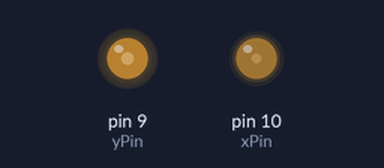
A sketch run on a simulated Arduino Uno, built with avr-gcc and run on an emulated ATmega328P. Shown: output pins drawn as LEDs (lit = HIGH).

Above: at 0.16 s.
At 5.64 s:
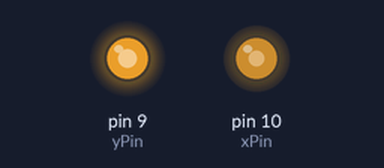
At 11.42 s:
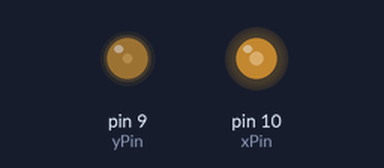
At 22.68 s:
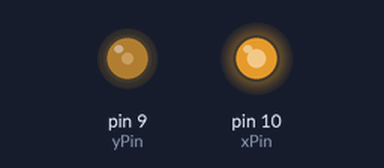
Timing chart, 0 to 22.6 s (numbered marks = the images above):
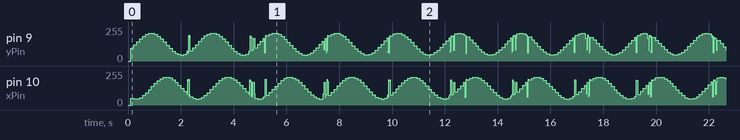

The sketch:

OsciDrawing.ino
```cpp
int xPin = 10;
int yPin = 9;

#define arrayLen 20

double xValues[arrayLen] = {0, 0.1, 0.4, 0.6, 0.9, 1, 1  , 0.9  , 0.9  , 1  , 1, 0.9, 0.6, 0.4, 0.1, 0, 0  , 0.1  , 0.1  , 0  };
double yValues[arrayLen] = {0, 0  , 0.1  , .1  , 0  , 0, 0.1, 0.4, 0.6, 0.9, 1, 1  , 0.9  , 0.9  , 1  , 1, 0.9, 0.6, 0.4, 0.1};

double xValuesRot[arrayLen] = {0, 0.2, 0.4, 0.6, 0.8, 1, 1  , 1  , 1  , 1  , 1, 0.8, 0.6, 0.4, 0.2, 0, 0  , 0  , 0  , 0  };
double yValuesRot[arrayLen] = {0, 0  , 0  , 0  , 0  , 0, 0.2, 0.4, 0.6, 0.8, 1, 1  , 1  , 1  , 1  , 1, 0.8, 0.6, 0.4, 0.2};


int i = 0;

double shift = 0.0;

void setup() {
  // put your setup code here, to run once:

  for (int j = 0; j < arrayLen; j++) {
    xValues[j] -= 0.5;
    yValues[j] -= 0.5;
    xValues[j] *= 0.5;
    yValues[j] *= 0.5;
  }
  pinMode(xPin, OUTPUT);
  pinMode(yPin, OUTPUT);
}

void loop() {
  // put your main code here, to run repeatedly:

  for (int i = 0; i < arrayLen; i++) {
    xValuesRot[i] = rotateXCoord(xValues[i], yValues[i], 0.3);
    yValuesRot[i] = rotateYCoord(xValues[i], yValues[i], 0.3);
    xValues[i] = xValuesRot[i];
    yValues[i] = yValuesRot[i];
  }
  for (int i = 0; i < arrayLen; i++) {

    analogWrite(xPin, int((xValues[i]+0.5)*255)%255);
    analogWrite(yPin, int((yValues[i]+0.5)*255)%255);

    delay(5);
  }

}

double cyclicAdd(double x, double y, double thresh) {
  double result;
  result = x + y;
  if(result > thresh) {
    result -= thresh;
  }
  return result;
}


double rotateXCoord(double x, double y, double theta) {
  return cos(theta)*x + sin(theta)*y;
}

double rotateYCoord(double x, double y, double theta) {
  return -sin(theta)*x + cos(theta)*y;
}
```

Measured:
- by itself, pin 10 (xPin): 0/255 → 51/255 at 0.11 s, → 46/255 0.11 s later, → 47/255 0.11 s later, → 56/255 0.11 s later, … (264 changes in this stretch)
- by itself, pin 9 (yPin): 0/255 → 97/255 at 0.11 s, → 121/255 0.11 s later, → 145/255 0.11 s later, → 168/255 0.11 s later, … (267 changes in this stretch)
